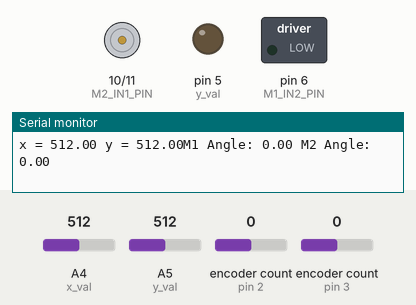
Simulated run of this sketch. Board: Arduino Uno, built with avr-gcc and run on an emulated ATmega328P. On the bench: motor-driver pin pairs drawn as motors (green arrow = first pin HIGH = forward, orange = second pin HIGH = backward, longer = more drive), switched loads named in the sketch (green lamp = pin HIGH), output pins drawn as LEDs (lit = HIGH), the last lines printed to the serial monitor. The test bench sets the inputs (shaded band); at power-on: A4 (x_val) = 512, A5 (y_val) = 512, encoder count (sensors on pin 2, pin 3) 0.

Above: at 5.2 s.
5.3 s: A4 (x_val) set to 605
6.8 s: A4 (x_val) set to 626
At 8.0 s:
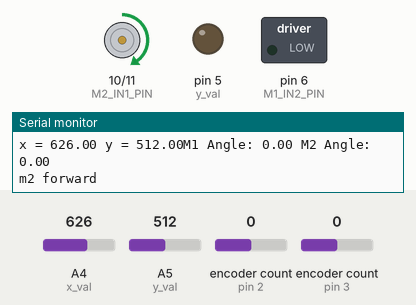
8.3 s: A4 (x_val) set to 306
At 9.5 s:
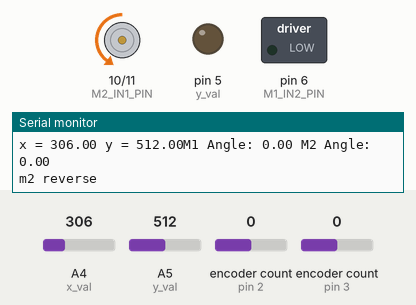
Timing chart, 0 to 11.3 s (numbered marks = the images above; inputs shaded):
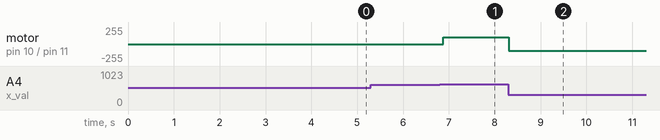

Measured:
- the behaviour switches between 614 and 615 on A4 (x_val) (found by bisection; images 0 and 1)
- after the input at 6.8 s, motor on pin 10 (M2_IN1_PIN) / pin 11 (M2_IN2_PIN): stopped → forward 100/255 after 0.07 s
- after the input at 8.3 s, motor on pin 10 (M2_IN1_PIN) / pin 11 (M2_IN2_PIN): forward 100/255 → backward 100/255 at once

The sketch:

motor_adjuster.ino
```cpp
#include <Encoder.h>

#define x_val 4
#define y_val 5

#define M1_IN1_PIN 5
#define M1_IN2_PIN 6
#define M1_ENC_A 2
#define M1_ENC_B 8

#define M2_IN1_PIN 10
#define M2_IN2_PIN 11
#define M2_ENC_A 3
#define M2_ENC_B 9

Encoder enc_1(M1_ENC_A, M1_ENC_B);
Encoder enc_2(M2_ENC_A, M2_ENC_B);
// GLOBALS

double x = 512;
double y = 512;

double middle_y = 15;
double middle_x = 15;
double y_upper = middle_y*1.2;
double y_lower = middle_y*.8;
double x_upper = middle_x*1.2;
double x_lower = middle_x*.8;

int j = 0;

double FULL_TILT = 1;  //degrees. Need to find what is a good number for each jump
int PREV_DIR = 0;

int M1_PINS[2] = {M1_IN1_PIN, M1_IN2_PIN};
double M1_DES = 0;

int M2_PINS[2] = {M2_IN1_PIN, M2_IN2_PIN};
double M2_DES = 0;

int K_P = 10;
int K_I = 1;
int PID_TIME = 100;
unsigned long START = 0;
unsigned long LAST_TIME = 0;

volatile int M1_VEL = 0;
double M1_POS = -999;
volatile int M1_POS_LAST = -999;
volatile int M2_VEL = 0;
double M2_POS = -999;
volatile int M2_POS_LAST = -999;

class Motor_DC
{
  private:
      int in1;
      int in2;
      int encA;
      int encB;
      double k_p;
      double k_i;
      double interval;
      int error;
      double integral;
      unsigned long prev_time;
      int speed;
      double output;
      int pwm;
      double pos;
      double last_pos;
      int angle;
      double vel;
      unsigned long vel_time;
      unsigned long last_vel_time;

  public:
      Motor_DC(int pins[2], int k_p, int k_i){
          in1 = pins[0];
          in2 = pins[1];
          this->k_p = k_p;
          this->k_i = k_i;

      }
      void init(){
          pinMode(in1, OUTPUT);
          pinMode(in2, OUTPUT);
          //pinMode(encA, INPUT);
          //pinMode(encB, INPUT);

      }
      void pid(int des){
          interval = millis() - prev_time;
          prev_time = millis();

          error = pos - des;
          integral += error * interval;
          //Serial.print("Error: ");
          //Serial.println(error);
          output = k_p*error + k_i*integral;

      }
      void forward(int pwm){
          analogWrite(in1, pwm);
          analogWrite(in2, 0);
          //Serial.println(" forwarded ");
      }
      void reverse(int pwm){
          analogWrite(in1, 0);
          analogWrite(in2, pwm);
          //Serial.println(" reversed ");
      }
      void stop(){
          analogWrite(in1, 0);
          analogWrite(in2, 0);
      }
      void go(){
          integral = 0;
          pwm = abs(output);
          //Serial.print("Output: ");
          //Serial.print(output);
          //Serial.print(" PWM: ");
          //Serial.print(pwm);
          if (output > 0){
              forward(min(pwm,255));
          }
          else if (output < 0){
              reverse(min(pwm,255));
          }
          else {
              stop();
          }
      }
      void update_pos(double pos){
          this->pos = pos;

      }
      void clear_integral(){
          integral = 0;
      }
      void print_info(){
          Serial.print("Output: ");
          Serial.print(output);
          Serial.print(" PWM: ");
          Serial.println(pwm);
      }

};

Motor_DC motor_1(M1_PINS, K_P, K_I);
Motor_DC motor_2(M2_PINS, K_P, K_I);

void setup() {

  motor_1.init();
  motor_2.init();
  motor_1.stop();
  motor_2.stop();
  delay(500); // Stop for 1 second

  Serial.begin(9600); // Initialize serial communication
  delay(500);
  read_joystick();
  print_xy();
  delay(1500);
  init_joystick();
  Serial.println();
  Serial.print(y_upper);
  Serial.print(y_lower);

  Serial.println("done with setup");
  delay(1500);

}

void loop() {
  read_joystick();
  print_xy();
  M1_POS = get_m1_angle();
  M2_POS = get_m2_angle();
  print_angles();


  if (x > x_upper || x < x_lower){
    if (x > x_upper){
      motor_1.stop();
      motor_2.forward(100);
      Serial.println("m2 forward");
    }
    else if (x < x_lower){
      motor_1.stop();
      motor_2.reverse(100);
      Serial.println("m2 reverse");
    }
  }
  else {
    if (y > y_upper){
      motor_1.forward(100);
      Serial.println("m1 forward");
    }
    else if (y < y_lower){
      motor_1.reverse(100);
      Serial.println("m1 reverse");
    }
  }
  if (x < x_upper && x > x_lower){
    motor_2.stop();

  }
  if (y < y_upper && y > y_lower){
    motor_1.stop();

  }
  delay(100);

}

int read_joystick(){
    x = analogRead(x_val);
    y = analogRead(y_val);
}

double get_m1_angle(){
    long pos = enc_1.read();
    double angle = pos*180/(12*297.92);  //degree
    return angle;
}
double get_m2_angle(){
    long pos = enc_2.read();
    double angle = pos*180/(12*297.92);  //degree
    return angle;
}

void compress(){
    //Serial.print("y: ");
    //Serial.print(y);
    double y_norm = (y-middle_y)/middle_y;
    //Serial.print(" y_norm: ");
    //Serial.print(y_norm);

    double x_norm = (x-middle_x)/middle_x;
    double max_speed = abs(y_norm) * FULL_TILT;
    //double max_speed = 1;
    if (x_norm > 0.3){
        M1_DES += max_speed;
        M2_DES += x_norm * FULL_TILT;
    }
    else if (x_norm < -0.3){
        M1_DES += abs(x_norm) * FULL_TILT;
        M2_DES += max_speed;
    }
    else{
        M1_DES += max_speed;
        M2_DES += max_speed;
    }

    //Serial.print(" compress: ");
    //Serial.println(max_speed);
}

void decompress(){
    double y_norm = (y-middle_y)/middle_y;
    double x_norm = (x-middle_x)/middle_x;
    double max_speed = -abs(y_norm) * FULL_TILT;
    //double max_speed = -1;
    if (x_norm > 0.3){
        M1_DES += max_speed;
        M2_DES += -abs(y_norm)*x_norm * FULL_TILT;
    }
    else if (x_norm < -0.3){
        M1_DES += -y_norm*abs(x_norm) * FULL_TILT;
        M2_DES += max_speed;
    }
    else{
        M1_DES += max_speed;
        M2_DES += max_speed;
    }
    //Serial.print("y: ");
    //Serial.print(y);
    //Serial.print(" y_norm: ");
    //Serial.print(y_norm);
    //Serial.print(" decompress: ");
    //Serial.println(max_speed);

}
void print_xy(){
  Serial.print("x = ");
  Serial.print(x);
  Serial.print(" y = ");
  Serial.print(y);
  //Serial.println();
}
void do_pid(){
  M1_POS = get_m1_angle();
  M2_POS = get_m2_angle();
  Serial.print("M1 Angle: ");
  Serial.print(M1_POS);
  Serial.print("M2 Angle: ");
  Serial.println(M2_POS);
  motor_1.update_pos(M1_POS);
  motor_2.update_pos(M2_POS);
  motor_1.pid(M1_DES);
  motor_2.pid(M2_DES);
  motor_1.go();
  motor_2.go();
  delay(5);
}
void check_dir(int dir){
  if (dir != PREV_DIR){
    motor_1.clear_integral();
    motor_2.clear_integral();
    M1_DES = M1_POS;
    M2_DES = M2_POS;
    PREV_DIR = dir;
  }
}
void init_joystick(){
  middle_x = x;
  middle_y = y;
  y_upper = middle_y*1.2;
  y_lower = middle_y*.8;
  x_upper = middle_x*1.2;
  x_lower = middle_x*.8;
}
void print_angles(){
  Serial.print("M1 Angle: ");
  Serial.print(M1_POS);
  Serial.print(" M2 Angle: ");
  Serial.println(M2_POS);
}
```
